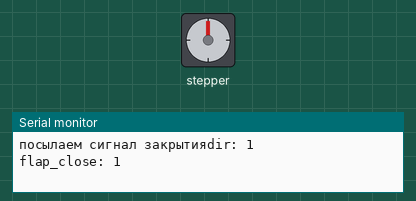
This sketch was run on a simulated Arduino Uno, built with avr-gcc and run on an emulated ATmega328P. On the bench: stepper motor, the last lines printed to the serial monitor. Stepper angles assume 210 steps per turn.

Above: at 0.1 s.
At 13.44 s:
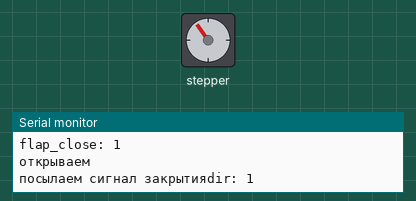
At 26.85 s:
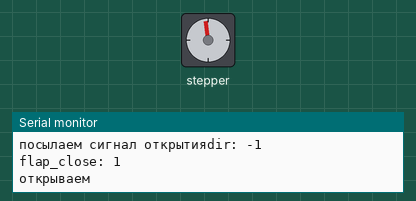
At 39.63 s:
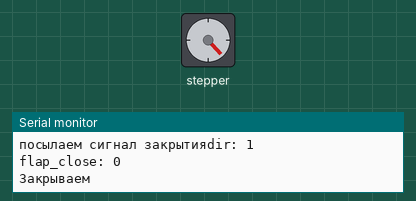
Timing chart, 0 to 40.0 s (numbered marks = the images above):
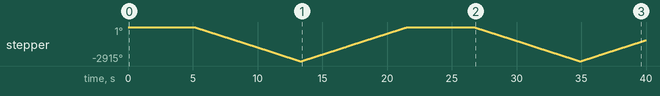

The sketch:

stepper_oneRevolution.ino
```cpp
#include <Stepper.h>

// initialize the stepper library on pins (74 63) - попарно катушкам (прозвониваются)
//210 - скорость ш.двиг. (подбирается индивидуально, по умолчанию 200)
Stepper myStepper(210, 9, 10, 11, 12);
boolean flap_close = 1; //флаг открытия заслонки

void setup() {
  // set the speed at 60 rpm:
  myStepper.setSpeed(60);
  // initialize the serial port:
  Serial.begin(9600);
}

void loop() {
  Serial.print("посылаем сигнал закрытия");
  flap(1);
  delay (5000);

  Serial.print("посылаем сигнал открытия");
  flap(-1);
}


void flap(int dir)
{

  Serial.print("dir: ");
  Serial.println(dir);
  Serial.print("flap_close: ");
  Serial.println(flap_close);

  int steps = 1700;

  if (dir == 1 and flap_close == 0)
  {
    Serial.println("Закрываем");
    myStepper.step(steps * dir);
    flap_close = !flap_close;
  }
  else if (dir == -1 and flap_close == 1)
  {
    Serial.println("открываем");
    myStepper.step(steps * dir);
    flap_close = !flap_close;
  }

  delay(100);
}
```

Measured:
- by itself, stepper: turns 2915° counter-clockwise in 8.1 s, then 2915° clockwise in 8.1 s, then 2915° counter-clockwise in 8.1 s, then 1790° clockwise in 5.0 s
